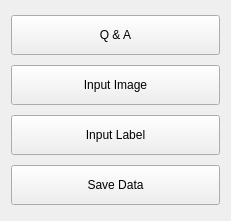
   <widget class="QWidget" name="verticalLayoutWidget_3">
    <property name="geometry">
     <rect>
      <x>20</x>
      <y>230</y>
      <width>231</width>
      <height>221</height>
     </rect>
    </property>
    <layout class="QVBoxLayout" name="verticalLayout_3">
     <item>
      <widget class="QPushButton" name="pushButton_ori_2">
       <property name="minimumSize">
        <size>
         <width>0</width>
         <height>40</height>
        </size>
       </property>
       <property name="text">
        <string>Q &amp;&amp; A</string>
       </property>
      </widget>
     </item>
     <item>
      <widget class="QPushButton" name="pushButton_ori">
       <property name="minimumSize">
        <size>
         <width>0</width>
         <height>40</height>
        </size>
       </property>
       <property name="text">
        <string>Input Image</string>
       </property>
      </widget>
     </item>
     <item>
      <widget class="QPushButton" name="pushButton">
       <property name="minimumSize">
        <size>
         <width>0</width>
         <height>40</height>
        </size>
       </property>
       <property name="text">
        <string>Input Label</string>
       </property>
       <property name="autoDefault">
        <bool>true</bool>
       </property>
      </widget>
     </item>
     <item>
      <widget class="QPushButton" name="pushButton_2">
       <property name="minimumSize">
        <size>
         <width>0</width>
         <height>40</height>
        </size>
       </property>
       <property name="text">
        <string>Save Data</string>
       </property>
      </widget>
     </item>
    </layout>
   </widget>
